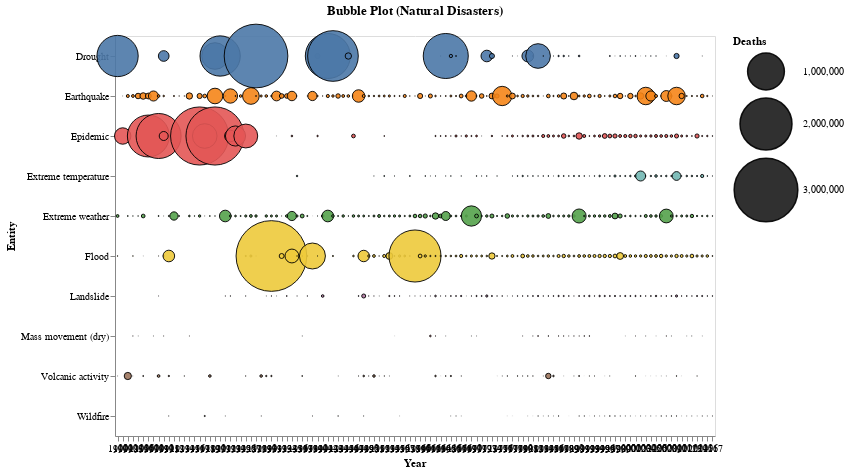

Here is the notebook cell this chart was saved with:
### Markdown cell above
## Bubble Plot (Natural Disasters)

### Code cell
@vlplot(
  data = disasters,
  mark = {:circle, tooltip = true, opacity=0.9, stroke=:black, strokeWidth=1},  # opicity is brighness, stroke is color of edges, strokeWidth thickness of stroke
  x = {"Year:o", axis={labelAngle=0}, }, # axis={labelAngle=0} rotates the axis lables to 0 degrees
  y = "Entity:n",
  size = {"Deaths:q", scale={range=[0,5000]}},
  color = {"Entity:n", legend = false},
  height = 400,
  width = 600,
  title = "Bubble Plot (Natural Disasters)"
)

### Figure 1 — Vega-Lite specification as saved in the notebook (floating-point values rounded to 4 significant figures; data arrays with more than 128 entries replaced by an {"elided": "..."} marker saying what was removed)
{"data": {"values": {"elided": "686 records"}}, "mark": {"tooltip": true, "opacity": 0.9, "stroke": "black", "strokeWidth": 1, "type": "circle"}, "height": 400, "width": 600, "title": "Bubble Plot (Natural Disasters)", "encoding": {"x": {"axis": {"labelAngle": 0}, "field": "Year", "type": "ordinal"}, "y": {"field": "Entity", "type": "nominal"}, "size": {"scale": {"range": [0, 5000]}, "field": "Deaths", "type": "quantitative"}, "color": {"legend": false, "field": "Entity", "type": "nominal"}}}
